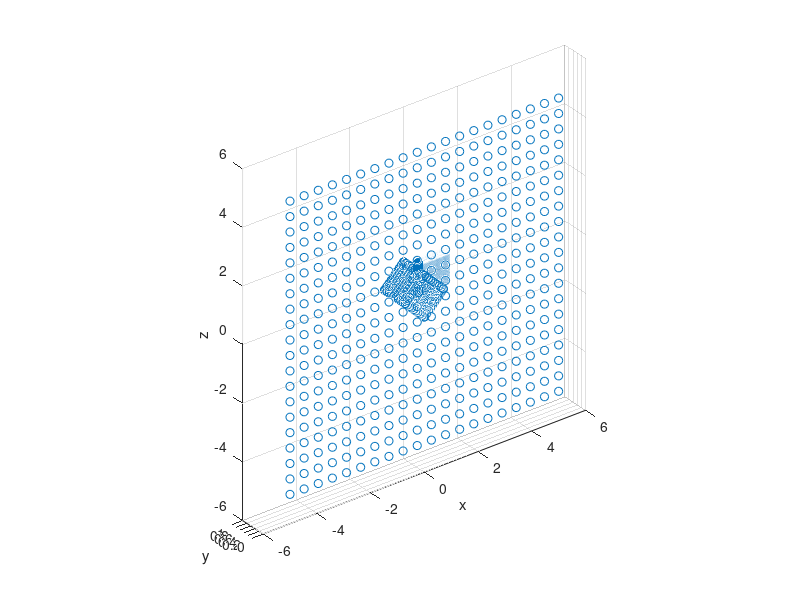

MATLAB code for this plot:
%
% history points for Wall-Mounted Cube
%

clear;

%-----------------------------------------------------%
al = '90';
al = '45';

casename = 'wmc';

%-----------------------------------------------------%
x = [];
y = [];
z = [];

% bed - surface 0
xmn = -5; xmx = 5; nx = 20;
zmn = -5; zmx = 5; nz = 20;

x0 = linspace(xmn,xmx,nx);
z0 = linspace(zmn,zmx,nz);
[x0,z0] = meshgrid(x0,z0);

x = [x;  reshape(x0,[nx*nz,1])];
y = [y;0*reshape(x0,[nx*nz,1])];
z = [z;  reshape(z0,[nx*nz,1])];

% cube sides
nl = 10; % lateral  (x,z)
nv = 10; % vertical (y)

ys = linspace(0   ,1  ,nv);
zs = linspace(-0.5,0.5,nl);
[ys,zs] = meshgrid(ys,zs);

xs = 0.5+0*reshape(ys,[nl*nv,1]);
ys =       reshape(ys,[nl*nv,1]);
zs =       reshape(zs,[nl*nv,1]);

xx = [xs];
yy = [ys];
zz = [zs];

for i=1:3
	r=i*pi/2;
	M=[cos(r),-sin(r);sin(r),cos(r)];
	xz=[xs,zs]*M';
	xx=[xx;xz(:,1)];
	yy=[yy;ys];
	zz=[zz;xz(:,2)];
end

% cube top
x5 = linspace(-0.5,0.5,nl);
z5 = linspace(-0.5,0.5,nl);
[x5,z5] = meshgrid(x5,z5);

xx = [xx;    reshape(x5,[nl*nl,1])];
yy = [yy;1+0*reshape(x5,[nl*nl,1])];
zz = [zz;    reshape(z5,[nl*nl,1])];

if(al=='45')
	a=pi/4;
	M=[cos(a),-sin(a);sin(a),cos(a)];
	xz=[xx,zz]*M';
	xx=xz(:,1);
	yy=yy;
	zz=xz(:,2);
end

x = [x;xx];
y = [y;yy];
z = [z;zz];

% horizontal surface y = 0.3
xmn = -0.0; xmx = 1; n2 = 300;
zmn = -0.0; zmx = 1; n2 = 300;

x0 = linspace(xmn,xmx,n2);
z0 = linspace(zmn,zmx,n2);
[x0,z0] = meshgrid(x0,z0);

x = [x;      reshape(x0,[n2*n2,1])];
y = [y;0.3+0*reshape(x0,[n2*n2,1])];
z = [z;      reshape(z0,[n2*n2,1])];

%-----------------------------------------------------%
% create file casename.his
format long
A = [x,y,z];
n = nx*nz + 4*nl*nv + nl*nl + n2*n2;
casename=[casename,'.his'];
fID = fopen(casename,'w');
fprintf(fID, [num2str(n) ' !=',num2str(nx),'x',num2str(nz)...
                         '+4x',num2str(nl),'x',num2str(nv)...
                           '+',num2str(nl),'x',num2str(nl)...
                           '+',num2str(n2),'x',num2str(n2)...
                                 ,' monitoring points\n']);
dlmwrite(casename,A,'delimiter',' ','-append');
type(casename)
%-----------------------------------------------------%
scatter3(x,y,z);
xlabel('x');
ylabel('y');
zlabel('z');
daspect([1 1 1]);
